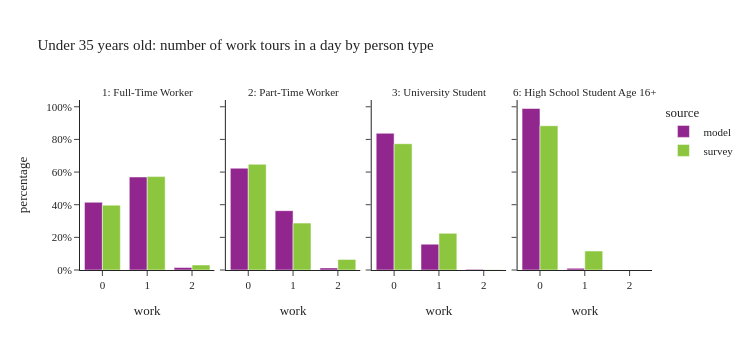

Source (notebook cell):
### Code cell
plot_work_tour_ptype(per_data[(per_data['ptype'].isin(worker_ptype)) & (per_data['age']<=35)],"Under 35 years old: number of work tours in a day by person type")

### Figure 1 — Plotly figure (JSON) as saved in the notebook; plotly's stock layout.template omitted (floating-point values rounded to 4 significant figures)
{"data": [{"alignmentgroup": "True", "customdata": [[227782], [312868], [8365]], "hovertemplate": "source=model<br>ptype_label=1: Full-Time Worker<br>work=%{x}<br>percentage=%{y}<br>sample_size=%{customdata[0]}<extra></extra>", "legendgroup": "model", "marker": {"color": "#91268F", "pattern": {"shape": ""}}, "name": "model", "offsetgroup": "model", "orientation": "v", "showlegend": true, "textposition": "auto", "type": "bar", "x": [0.0, 1.0, 2.0], "xaxis": "x", "y": [0.4149, 0.5699, 0.01524], "yaxis": "y"}, {"alignmentgroup": "True", "customdata": [[58585], [34153], [1200]], "hovertemplate": "source=model<br>ptype_label=2: Part-Time Worker<br>work=%{x}<br>percentage=%{y}<br>sample_size=%{customdata[0]}<extra></extra>", "legendgroup": "model", "marker": {"color": "#91268F", "pattern": {"shape": ""}}, "name": "model", "offsetgroup": "model", "orientation": "v", "showlegend": false, "textposition": "auto", "type": "bar", "x": [0.0, 1.0, 2.0], "xaxis": "x2", "y": [0.6237, 0.3636, 0.01277], "yaxis": "y2"}, {"alignmentgroup": "True", "customdata": [[115773], [21881], [551]], "hovertemplate": "source=model<br>ptype_label=3: University Student<br>work=%{x}<br>percentage=%{y}<br>sample_size=%{customdata[0]}<extra></extra>", "legendgroup": "model", "marker": {"color": "#91268F", "pattern": {"shape": ""}}, "name": "model", "offsetgroup": "model", "orientation": "v", "showlegend": false, "textposition": "auto", "type": "bar", "x": [0.0, 1.0, 2.0], "xaxis": "x3", "y": [0.8377, 0.1583, 0.003987], "yaxis": "y3"}, {"alignmentgroup": "True", "customdata": [[159003], [1693]], "hovertemplate": "source=model<br>ptype_label=6: High School Student Age 16+<br>work=%{x}<br>percentage=%{y}<br>sample_size=%{customdata[0]}<extra></extra>", "legendgroup": "model", "marker": {"color": "#91268F", "pattern": {"shape": ""}}, "name": "model", "offsetgroup": "model", "orientation": "v", "showlegend": false, "textposition": "auto", "type": "bar", "x": [0.0, 1.0], "xaxis": "x4", "y": [0.9895, 0.01054], "yaxis": "y4"}, {"alignmentgroup": "True", "customdata": [[614], [577], [17]], "hovertemplate": "source=survey<br>ptype_label=1: Full-Time Worker<br>work=%{x}<br>percentage=%{y}<br>sample_size=%{customdata[0]}<extra></extra>", "legendgroup": "survey", "marker": {"color": "#8CC63E", "pattern": {"shape": ""}}, "name": "survey", "offsetgroup": "survey", "orientation": "v", "showlegend": true, "textposition": "auto", "type": "bar", "x": [0.0, 1.0, 2.0], "xaxis": "x", "y": [0.3973, 0.5722, 0.03057], "yaxis": "y"}, {"alignmentgroup": "True", "customdata": [[138], [56], [4]], "hovertemplate": "source=survey<br>ptype_label=2: Part-Time Worker<br>work=%{x}<br>percentage=%{y}<br>sample_size=%{customdata[0]}<extra></extra>", "legendgroup": "survey", "marker": {"color": "#8CC63E", "pattern": {"shape": ""}}, "name": "survey", "offsetgroup": "survey", "orientation": "v", "showlegend": false, "textposition": "auto", "type": "bar", "x": [0.0, 1.0, 2.0], "xaxis": "x2", "y": [0.6479, 0.2873, 0.06485], "yaxis": "y2"}, {"alignmentgroup": "True", "customdata": [[227], [53], [1]], "hovertemplate": "source=survey<br>ptype_label=3: University Student<br>work=%{x}<br>percentage=%{y}<br>sample_size=%{customdata[0]}<extra></extra>", "legendgroup": "survey", "marker": {"color": "#8CC63E", "pattern": {"shape": ""}}, "name": "survey", "offsetgroup": "survey", "orientation": "v", "showlegend": false, "textposition": "auto", "type": "bar", "x": [0.0, 1.0, 2.0], "xaxis": "x3", "y": [0.7737, 0.2249, 0.001385], "yaxis": "y3"}, {"alignmentgroup": "True", "customdata": [[86], [5]], "hovertemplate": "source=survey<br>ptype_label=6: High School Student Age 16+<br>work=%{x}<br>percentage=%{y}<br>sample_size=%{customdata[0]}<extra></extra>", "legendgroup": "survey", "marker": {"color": "#8CC63E", "pattern": {"shape": ""}}, "name": "survey", "offsetgroup": "survey", "orientation": "v", "showlegend": false, "textposition": "auto", "type": "bar", "x": [0.0, 1.0], "xaxis": "x4", "y": [0.8838, 0.1162], "yaxis": "y4"}], "layout": {"annotations": [{"font": {}, "showarrow": false, "text": "1: Full-Time Worker", "x": 0.1175, "xanchor": "center", "xref": "paper", "y": 1, "yanchor": "bottom", "yref": "paper"}, {"font": {}, "showarrow": false, "text": "2: Part-Time Worker", "x": 0.3725, "xanchor": "center", "xref": "paper", "y": 1, "yanchor": "bottom", "yref": "paper"}, {"font": {}, "showarrow": false, "text": "3: University Student", "x": 0.6275, "xanchor": "center", "xref": "paper", "y": 1, "yanchor": "bottom", "yref": "paper"}, {"font": {}, "showarrow": false, "text": "6: High School Student Age 16+", "x": 0.8825, "xanchor": "center", "xref": "paper", "y": 1, "yanchor": "bottom", "yref": "paper"}], "barmode": "group", "height": 350, "legend": {"title": {"text": "source"}, "tracegroupgap": 0}, "title": {"text": "Under 35 years old: number of work tours in a day by person type"}, "width": 750, "xaxis": {"anchor": "y", "domain": [0, 0.235], "title": {"text": "work"}}, "xaxis2": {"anchor": "y2", "domain": [0.255, 0.49], "matches": "x", "title": {"text": "work"}}, "xaxis3": {"anchor": "y3", "domain": [0.51, 0.745], "matches": "x", "title": {"text": "work"}}, "xaxis4": {"anchor": "y4", "domain": [0.765, 1.0], "matches": "x", "title": {"text": "work"}}, "yaxis": {"anchor": "x", "domain": [0, 1], "tickformat": ".0%", "title": {"text": "percentage"}}, "yaxis2": {"anchor": "x2", "domain": [0, 1], "matches": "y", "showticklabels": false, "tickformat": ".0%"}, "yaxis3": {"anchor": "x3", "domain": [0, 1], "matches": "y", "showticklabels": false}, "yaxis4": {"anchor": "x4", "domain": [0, 1], "matches": "y", "showticklabels": false}}}
